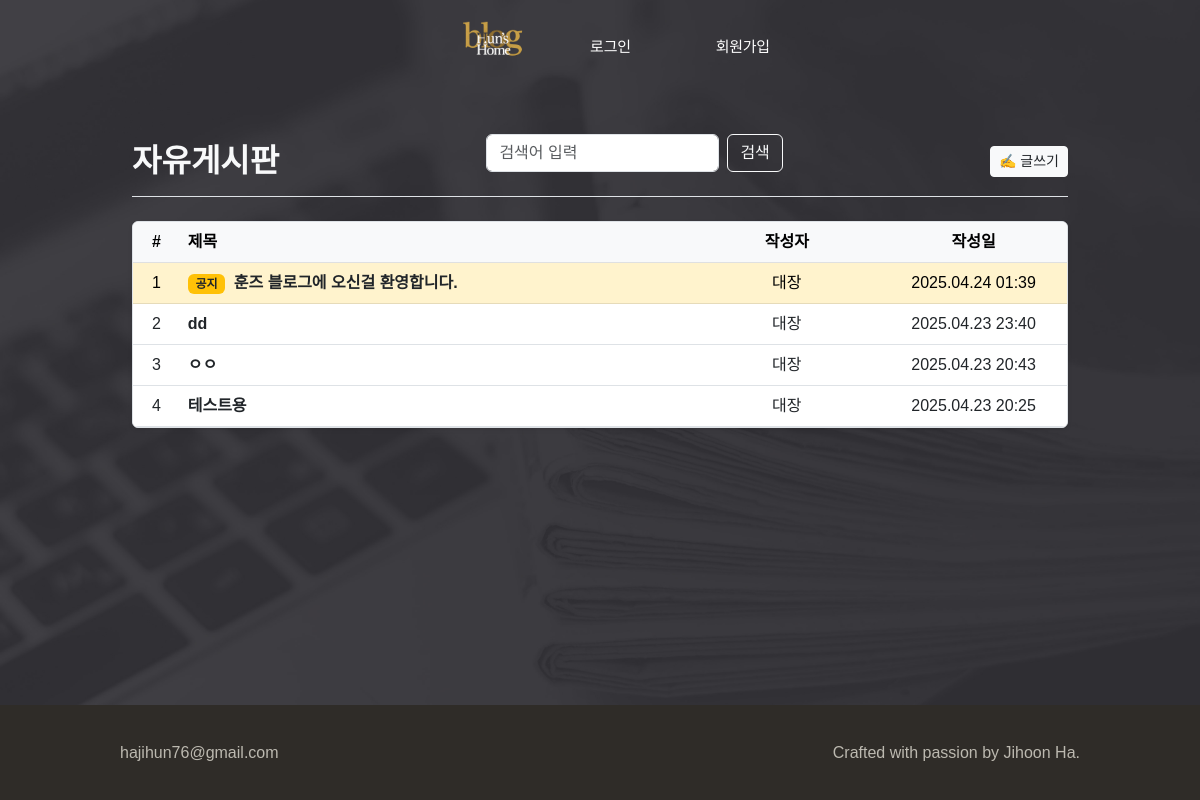
Page /community/ on the earlier database version.
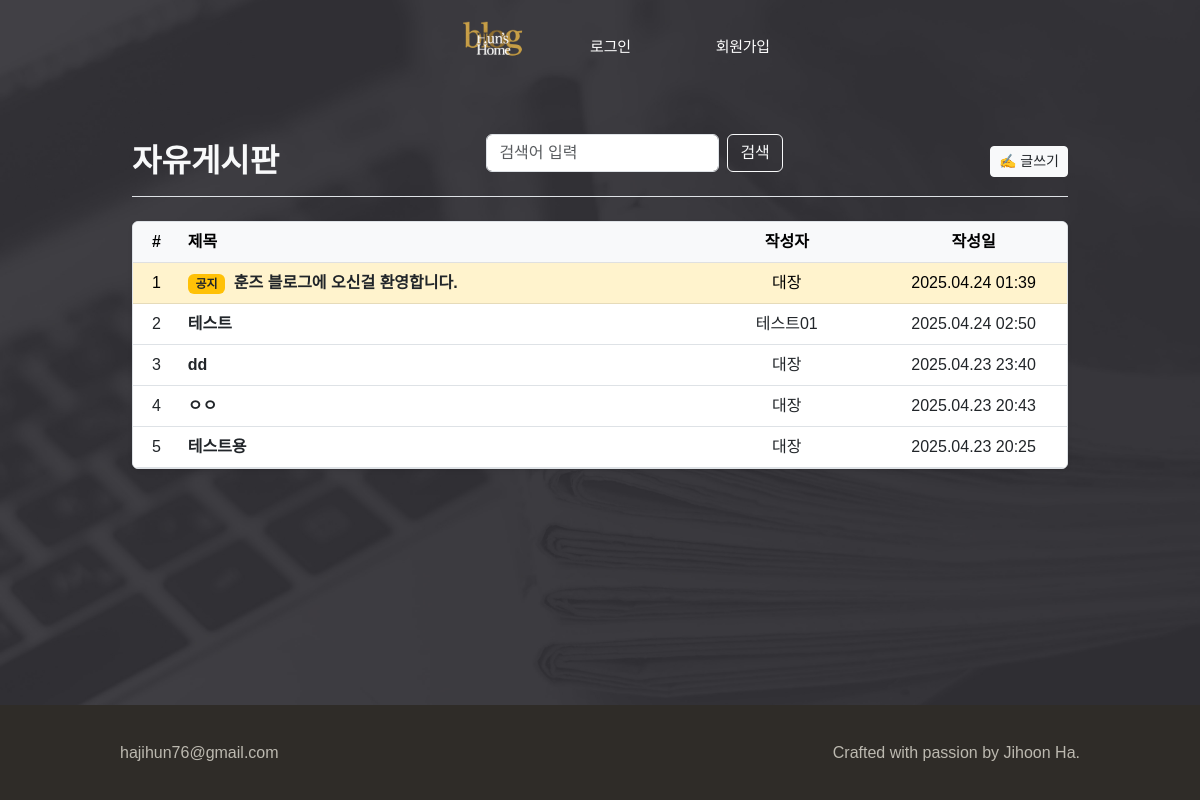
Same page on the later database version.
### community/models.py (models this page shows, shortened)
class Post(models.Model):
    title = models.CharField(max_length=100)
    content = CKEditor5Field(config_name='default')
    created_at = models.DateTimeField(auto_now_add=True)
    views = models.PositiveIntegerField(default=0)
    is_notice = models.BooleanField(default=False, verbose_name="공지로 등록")
    author = models.ForeignKey(User, on_delete=models.CASCADE)

### blog/models.py (models this page shows, shortened)
class User(AbstractUser):
    nickname = models.CharField(
        max_length=15,
        unique=True,
        null=True,
        validators=[validate_no_special_characters],
        error_messages={'unique': '이미 사용중인 닉네임입니다.'},
    )
    profile_pic = models.ImageField(default='default_profile_pic.jpg', upload_to='profile_pics')
    intro = models.CharField(max_length=60, blank=True)

### community/views.py (the view)
# urls.py: path('', views.PostListView.as_view(), name='community_list'),
class PostListView(ListView):
    model = Post
    template_name = 'community/post_list.html'
    context_object_name = 'posts'
    ordering = ['-created_at']
    paginate_by = 10
    def get_queryset(self):
        qs = super().get_queryset()
        qs = qs.order_by('-is_notice', '-created_at') # 공지 -> 최신순
        keyword = self.request.GET.get('q', '')
        if keyword:
            qs = qs.filter(
                Q(title__icontains=keyword) |
                Q(content__icontains=keyword) |
                Q(author__nickname__icontains=keyword)
            )
        return qs.order_by('-is_notice', '-created_at')

### community/templates/community/post_list.html (shortened to what this page needs)
{% extends "blog_base/base_with_navbar.html" %}
{% load static %}
{% block extra_head %}
<link rel="stylesheet" href="{% static 'community/css/navbar_override.css' %}">
{% endblock extra_head %}
{% block content %}
<link href="https://cdn.jsdelivr.net/npm/bootstrap@5.3.0/dist/css/bootstrap.min.css" rel="stylesheet">
<main class="container-lg py-5" style="max-width: 960px;">
  <div class="d-flex justify-content-between align-items-center mb-4 border-bottom pb-2">
    <h2 class="fw-bold text-light mb-0">자유게시판</h2>
    <form method="get" class="mb-3 d-flex justify-content-end">
      <input type="text" name="q" value="{{ request.GET.q }}" class="form-control w-100" placeholder="검색어 입력">
      <button type="submit" class="btn btn-outline-light ms-2">검색</button>
    </form>
    <a href="{% url 'community_create' %}" class="btn btn-light btn-sm text-dark">
      ✍ 글쓰기
    </a>
  </div>
  <div class="shadow-sm rounded bg-white overflow-hidden border">
    <table class="table table-hover align-middle mb-0 text-center">
      <thead class="table-light">
        <tr>
          <th style="width: 5%;">#</th>
          <th class="text-start">제목</th>
          <th style="width: 20%;">작성자</th>
          <th style="width: 20%;">작성일</th>
        </tr>
      </thead>
      <tbody>
        {% for post in posts %}
        <tr {% if post.is_notice %}class="table-warning"{% endif %}>
          <td>{{ forloop.counter }}</td>
          <td class="text-start">
            <a href="{% url 'community_detail' post.id %}" class="text-dark text-decoration-none fw-semibold">
              {% if post.is_notice %}
                <span class="badge bg-warning text-dark me-1">공지</span>
              {% endif %}
              {{ post.title }}
            </a>
          </td>
          <td>{{ post.author.nickname }}</td>
          <td>{{ post.created_at|date:"Y.m.d H:i" }}</td>
        </tr>
        {% empty %}
        <tr>
          <td colspan="4" class="py-4 text-muted">아직 게시글이 없습니다.</td>
        </tr>
        {% endfor %}
      </tbody>
    </table>
  </div>
</main>
{% endblock content %}

Differences in the rows shown:
added Post: title "테스트", author.nickname "테스트01", created_at "2025.04.24 02:50"
